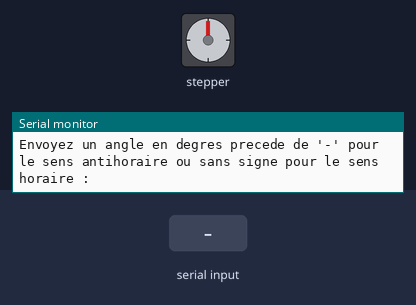
A sketch run on a simulated Arduino Uno, built with avr-gcc and run on an emulated ATmega328P. Parts: stepper motor, the last lines printed to the serial monitor. Inputs (shaded band) come from the test bench. Stepper angles assume 2048 steps per turn.

Above: at 1.2 s.
1.3 s: "90,45\n" received over Serial
At 2.7 s:
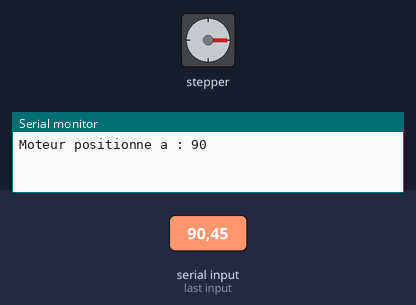
3.8 s: "30,150\n" received over Serial
At 4.5 s:
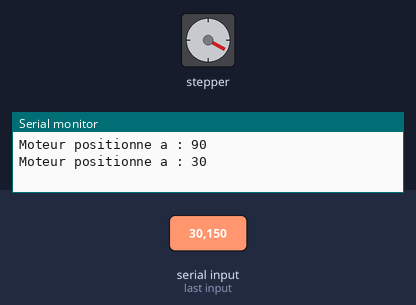
5.6 s: "5\n" received over Serial
At 6.3 s:
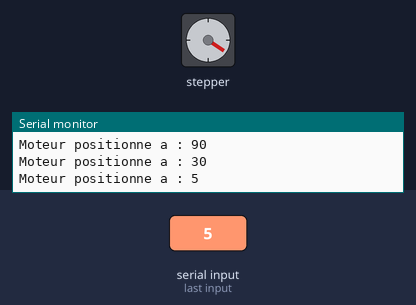
7.1 s: "200\n" received over Serial
At 9.9 s:
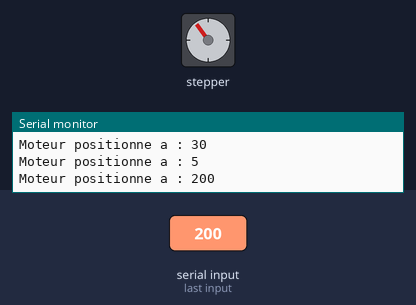
10.1 s: "90\n" received over Serial
At 11.9 s:
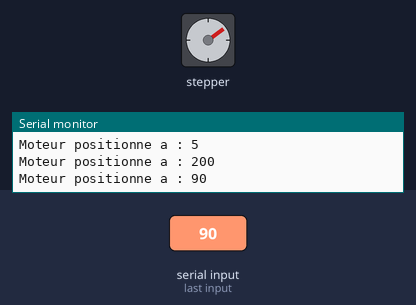
12.2 s: "200\n" received over Serial
At 15.0 s:
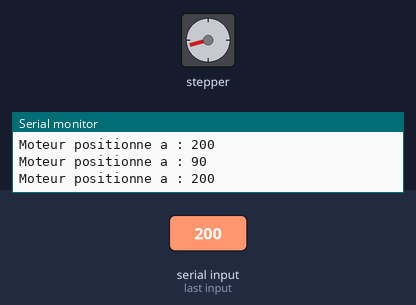
Timing chart, 0 to 16.2 s (numbered marks = the images above; inputs shaded):
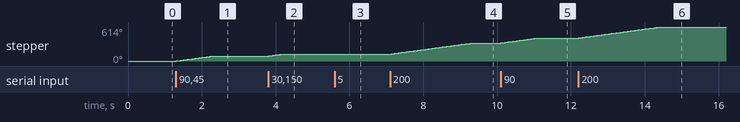

The sketch:

steppermotor.ino
```cpp
#include <Stepper.h>

// Définissez le nombre de pas par tour pour votre moteur
const int stepsPerRevolution = 2048;

// Créez un objet Stepper pour contrôler le moteur
Stepper myStepper(stepsPerRevolution, 8, 10, 9, 11);

void setup() {
  // Initialisez la communication série
  Serial.begin(9600);

  // Définissez la vitesse du moteur (en tours par minute)
  myStepper.setSpeed(15);

  // Affichez un message de démarrage
  Serial.println("Envoyez un angle en degres precede de '-' pour le sens antihoraire ou sans signe pour le sens horaire :");
}

void loop() {
  // Vérifiez si des données sont disponibles sur le moniteur série
  if (Serial.available() > 0) {
    // Lisez la commande envoyée via le moniteur série
    String command = Serial.readStringUntil('\n');
    command.trim();

    // Convertissez la commande en entier
    int angle = command.toInt();

    // Vérifiez si la commande contient un signe '-' pour le sens antihoraire
    if (command.startsWith("-")) {
      angle = -angle;
    }

    // Calculez le nombre de pas en fonction de l'angle
    int steps = map(angle, -360, 360, -stepsPerRevolution, stepsPerRevolution);

    // Faites tourner le moteur du nombre de pas calculé
    myStepper.step(steps);

    // Affichez l'angle cible dans le moniteur série
    Serial.print("Moteur positionne a : ");
    Serial.println(angle);
  }
}
```

Measured:
- after the input at 1.3 s, stepper: turns 90° clockwise in 1.0 s, starting at once
- after the input at 3.8 s, stepper: turns 29° clockwise in 0.31 s, starting at once
- after the input at 5.6 s, stepper: goes 121° 0.04 s, then 124°, starting at once
- after the input at 7.1 s, stepper: turns 200° clockwise in 2.2 s, starting at once
- after the input at 10.1 s, stepper: turns 90° clockwise in 0.98 s, starting at once
- after the input at 12.2 s, stepper: turns 200° clockwise in 2.2 s, starting at once
